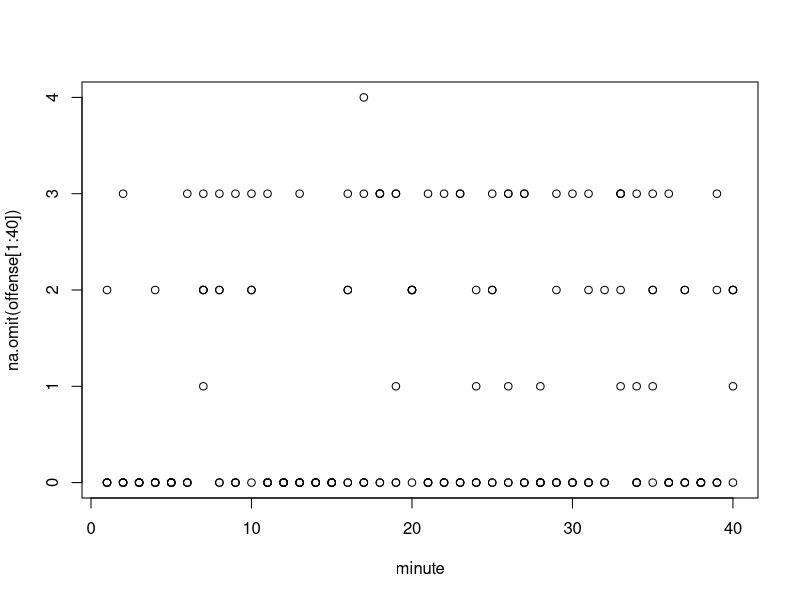
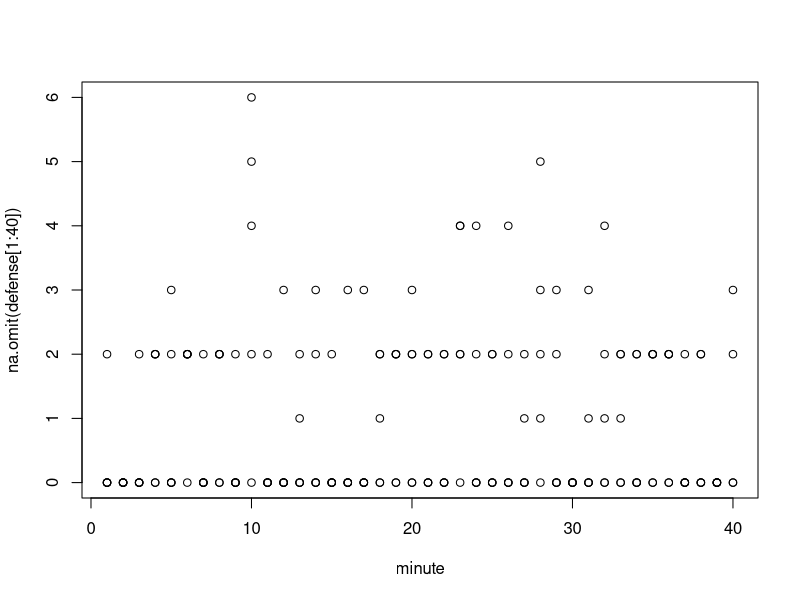
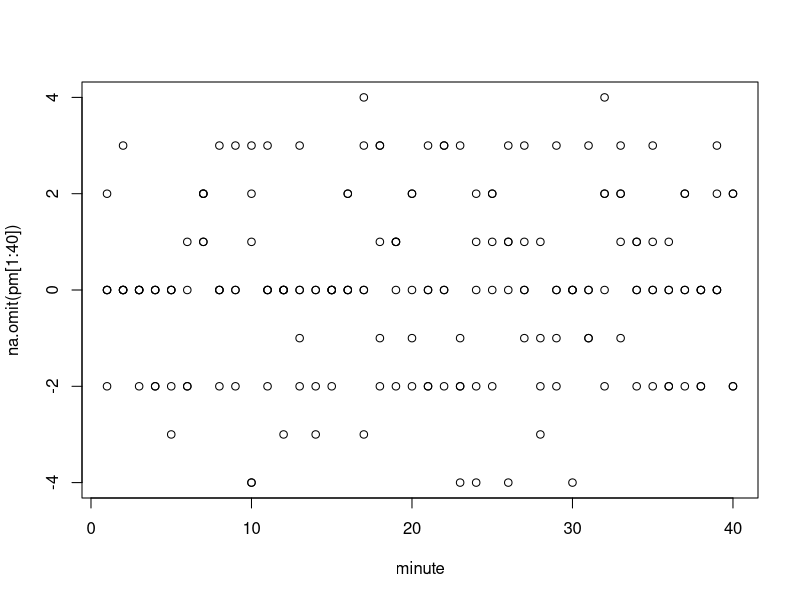
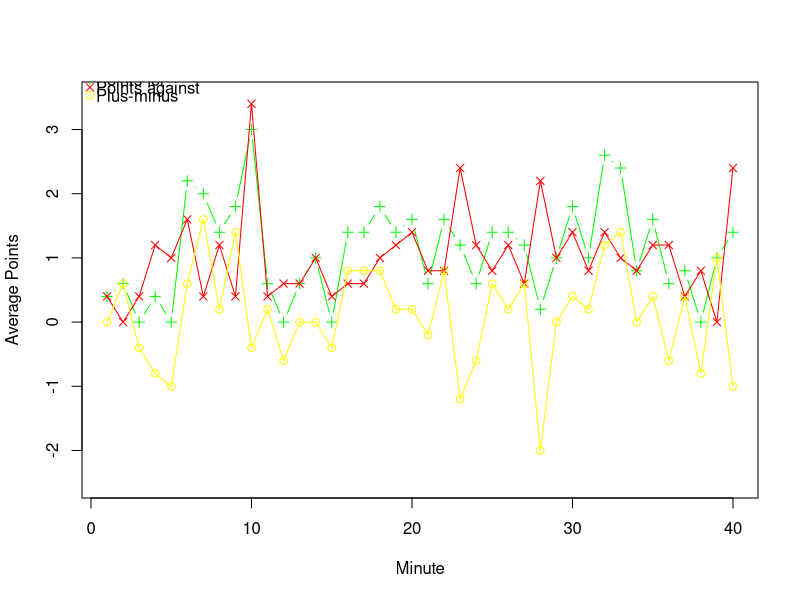
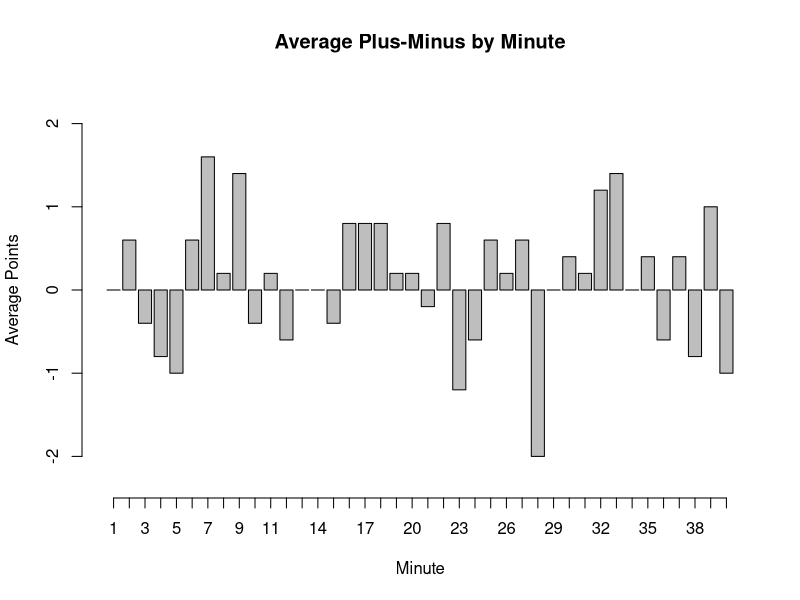
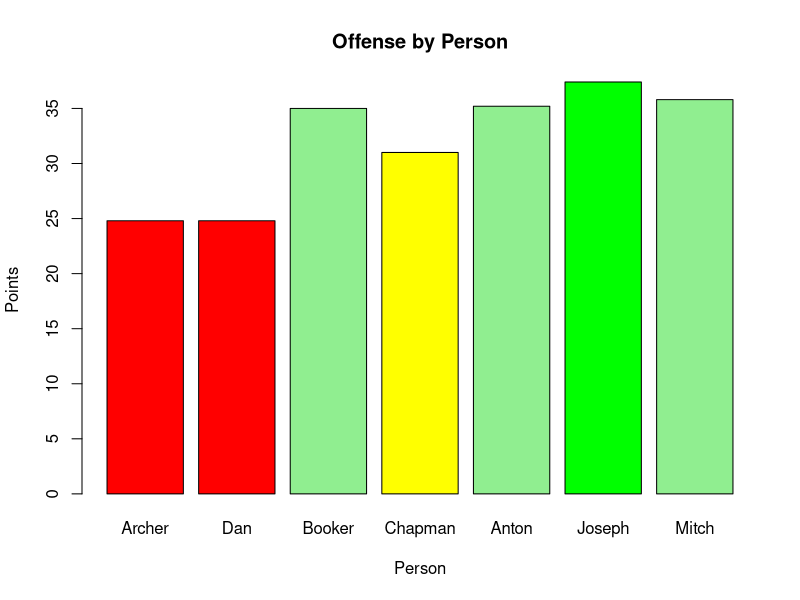
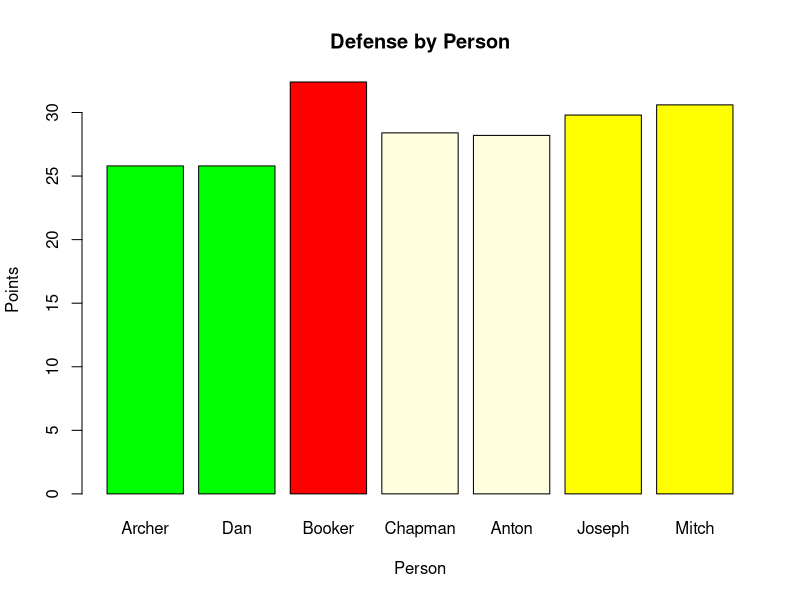
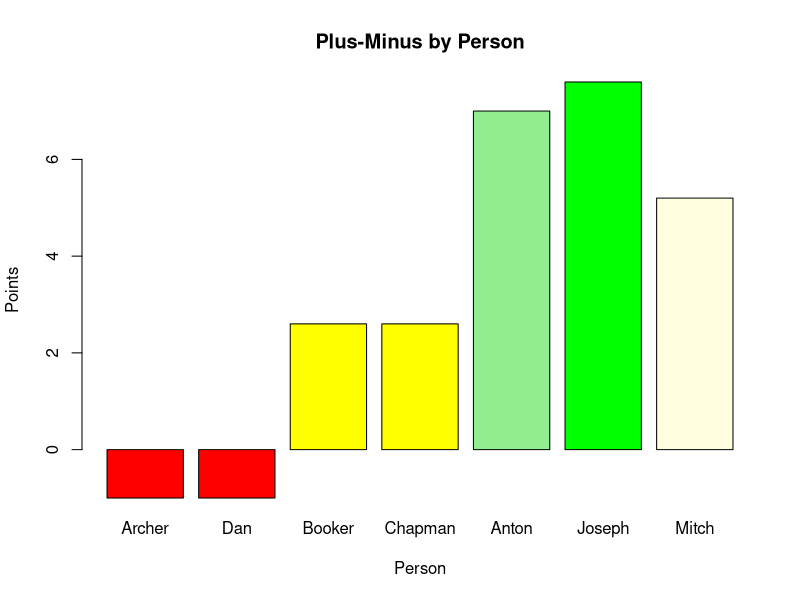

R code for these plots, in order:
# set working directory
setwd("C:/Users/linni/OneDrive/Desktop/Personal/Practice_Programming/Slay-Ups-Stats")

# read data
data2 = read.csv("Data/Slay-Ups-By_Minute.csv")
attach(data2)

# offense
offense = c(game1_off, game2_off, game3_off, game4_off, game5_off, game6_off,
            game7_off, game8_off, game9_off, game10_off, game11_off, game12_off,
            game13_off, game14_off, game15_off, game16_off, game17_off,
            game18_off, game19_off, game20_off, game21_off, game22_off,
            game23_off, game24_off, game25_off,game26_off, game27_off)

# defense
defense = c(game1_def, game2_def, game3_def, game4_def, game5_def, game6_def,
            game7_def, game8_def, game9_def, game10_def, game11_def, game12_def,
            game13_def, game14_def, game15_def, game16_def, game17_def,
            game18_def, game19_def, game20_def, game21_def, game22_def,
            game23_def, game24_def, game25_def,game26_def, game27_def)

# plus-minus
pm = offense - defense

# data columns - ADD NEW COLUMNS WHEN NEW DATA AVAILABLE
off_columns = c(2,4,6,8,10)
def_columns = c(3,5,7,9,11)

################################################################################
#                             Team Output by Minute                            #
################################################################################

# by minute offense
plot(minute, na.omit(offense[1:40]))
for (i in 2:length(off_columns)){
  points(minute, na.omit(offense[(40*i - 39):(40*i)]))}

# by minute defense
plot(minute, na.omit(defense[1:40]))
for (i in 2:length(def_columns)){
  points(minute, na.omit(defense[(40*i - 39):(40*i)]))}

# by minute plus-minus
plot(minute, na.omit(pm[1:40]))
for (i in 2:length(off_columns)){
  points(minute, na.omit(pm[(40*i - 39):(40*i)]))}

## Averages ##
mean_off_minute = rep(0,40)

for (j in 1:40){
    minute_subset = subset(data2, minute == j)
    mean_off_minute[j] = mean(colSums(minute_subset[,off_columns]))
}

mean_def_minute = rep(0,40)

for (k in 1:40){
  minute_subset = subset(data2, minute == k)
  mean_def_minute[k] = mean(colSums(minute_subset[,def_columns]))
}

mean_pm_minute = rep(0,40)

for (l in 1:40){
  minute_subset = subset(data2, minute == l)
  mean_pm_minute[l] = mean(colSums(minute_subset[,off_columns])) - mean(colSums(minute_subset[,def_columns]))
}

# plots
plot(minute, mean_off_minute, col = "green", pch = 3, type = 'b', ylim = c(-2.5, 3.5),
     ylab = "Average Points", xlab = "Minute")
points(minute, mean_def_minute, col = "red", pch = 4)
points(minute, mean_pm_minute, col = "yellow", pch = 1)
lines(minute, mean_def_minute, col = "red")
lines(minute, mean_pm_minute, col = "yellow")
legend(-1, 4, c("Points for", "Points against", "Plus-minus"),
       col = c("green", "red", "yellow"), pch = c(3,4,1), cex = 1, bty = 'n',
       x.intersp = 0.4, y.intersp = 0.4)

barplot(mean_pm_minute, names.arg = c('1','2','3','4','5','6','7','8','9','10',
        '11','12','13','14','15','16','17','18','19','20','21','22','23','24','25',
        '26', '27','28','29','30','31','32','33','34','35','36','37','38','39','40'),
        main = "Average Plus-Minus by Minute", axis.lty = 1, ylim = c(-2.5,2.5),
        ylab = "Average Points", xlab = "Minute")

################################################################################
#                               Output by person                               #
################################################################################

# set up each person's minutes
Archer = subset(data2, minute <= 4|(10 < minute & minute <= 28)|34 < minute)
Dan = subset(data2, minute <= 4|(10 < minute & minute <= 28)|34 < minute)
Booker = subset(data2, (4 < minute & minute <= 16)|22 < minute)
Chapman = subset(data2, minute <= 16|(22 < minute & minute <= 34))
Anton = subset(data2, minute <= 10|(16 < minute & minute <= 22)|28 < minute)
Joseph = subset(data2, (4 < minute & minute <= 22)|28 < minute)
Mitch = subset(data2, minute <= 10|(16 < minute & minute <= 34))

################################################################################
#                         Offensive Output by person                           #
################################################################################

# mean offensive output
Archer_off = mean(colSums(Archer[,off_columns], na.rm = TRUE))
Dan_off = mean(colSums(Dan[,off_columns], na.rm = TRUE))
Booker_off = mean(colSums(Booker[,off_columns], na.rm = TRUE))
Chapman_off = mean(colSums(Chapman[,off_columns], na.rm = TRUE))
Anton_off = mean(colSums(Anton[,off_columns], na.rm = TRUE))
Joseph_off = mean(colSums(Joseph[,off_columns], na.rm = TRUE))
Mitch_off = mean(colSums(Mitch[,off_columns], na.rm = TRUE))

barplot(c(Archer_off, Dan_off, Booker_off, Chapman_off, Anton_off, Joseph_off, Mitch_off),
        names.arg = c("Archer", "Dan", "Booker", "Chapman", "Anton", "Joseph",
        "Mitch"), col = c("red", "red", "lightgreen", "yellow","lightgreen","green",
        "lightgreen"), main = "Offense by Person", ylab = "Points", xlab = "Person")

################################################################################
#                         Defensive Output by person                           #
################################################################################

# mean defensive output
Archer_def = mean(colSums(Archer[,def_columns], na.rm = TRUE))
Dan_def = mean(colSums(Dan[,def_columns], na.rm = TRUE))
Booker_def = mean(colSums(Booker[,def_columns], na.rm = TRUE))
Chapman_def = mean(colSums(Chapman[,def_columns], na.rm = TRUE))
Anton_def = mean(colSums(Anton[,def_columns], na.rm = TRUE))
Joseph_def = mean(colSums(Joseph[,def_columns], na.rm = TRUE))
Mitch_def = mean(colSums(Mitch[,def_columns], na.rm = TRUE))

barplot(c(Archer_def,Dan_def, Booker_def, Chapman_def, Anton_def, Joseph_def, Mitch_def),
        names.arg = c("Archer", "Dan", "Booker", "Chapman", "Anton", "Joseph",
        "Mitch"), col = c("green", "green", "red", "lightyellow", "lightyellow",
        "yellow", "yellow"), main = "Defense by Person", ylab = "Points", xlab = "Person")

################################################################################
#                         Plus-Minus Output by person                          #
################################################################################

# mean plus-minus output
Archer_pm = Archer_off - Archer_def
Dan_pm = Dan_off - Dan_def
Booker_pm = Booker_off - Booker_def
Chapman_pm = Chapman_off - Chapman_def
Anton_pm = Anton_off - Anton_def
Joseph_pm = Joseph_off - Joseph_def
Mitch_pm = Mitch_off - Mitch_def

barplot(c(Archer_pm, Dan_pm, Booker_pm, Chapman_pm, Anton_pm, Joseph_pm, Mitch_pm),
        names.arg = c("Archer", "Dan", "Booker", "Chapman", "Anton", "Joseph",
        "Mitch"), col = c("red", "red", "yellow", "yellow","lightgreen","green",
        "lightyellow"), main = "Plus-Minus by Person", ylab = "Points", xlab = "Person")


plot(c(1,2,3,4,5,6,7), c(Archer_pm,Dan_pm, Booker_pm, Chapman_pm, Anton_pm, Joseph_pm,
        Mitch_pm), xaxt = 'n', xlab = "Person", ylab = "Plus-Minus", ylim = c(-1.5,10),
     pch = 4, main = "Plus-Minus by Person")
axis(1, at = c(1,2,3,4,5,6,7) , c("Archer", "Dan", "Booker", "Chapman", "Anton", "Joseph",
               "Mitch"))

################################################################################
#                               OFFENSE BY LINEUP                              #
################################################################################

starters = subset(data2, minute <= 4)
linn_sub1 = subset(data2, 4 < minute & minute <= 10)
AM_sub = subset(data2, 10 < minute & minute <= 16)
jamess_sub = subset(data2, 16 < minute & minute <= 22)
JOAN_sub = subset(data2, 22 < minute & minute <= 28)
linn_sub2 = subset(data2, 28 < minute & minute <= 34)
end = subset(data2, 34 < minute)


starters_off = mean(colSums(starters[,off_columns], na.rm = TRUE))
linn_sub1_off = mean(colSums(linn_sub1[,off_columns], na.rm = TRUE))
AM_sub_off = mean(colSums(AM_sub[,off_columns], na.rm = TRUE))
jamess_sub_off = mean(colSums(jamess_sub[,off_columns], na.rm = TRUE))
JOAN_sub_off = mean(colSums(JOAN_sub[,off_columns], na.rm = TRUE))
linn_sub2_off = mean(colSums(linn_sub2[,off_columns], na.rm = TRUE))
end_off = mean(colSums(end[,off_columns], na.rm = TRUE))

barplot(c(starters_off, linn_sub1_off, AM_sub_off, jamess_sub_off, JOAN_sub_off,
          linn_sub2_off, end_off), names.arg = c("Starters", "Linnings Off (1)",
          "Anton/Mitch Off", "James' Off", "Jo/Anton Off", "Linnings Off (2)",
          "Endgame"), main = "Offense by Lineup", ylab = "Points", xlab = "Lineup")


################################################################################
#                               DEFENSE BY LINEUP                              #
################################################################################

starters_def = mean(colSums(starters[,def_columns], na.rm = TRUE))
linn_sub1_def = mean(colSums(linn_sub1[,def_columns], na.rm = TRUE))
AM_sub_def = mean(colSums(AM_sub[,def_columns], na.rm = TRUE))
jamess_sub_def = mean(colSums(jamess_sub[,def_columns], na.rm = TRUE))
JOAN_sub_def = mean(colSums(JOAN_sub[,def_columns], na.rm = TRUE))
linn_sub2_def = mean(colSums(linn_sub2[,def_columns], na.rm = TRUE))
end_def = mean(colSums(end[,def_columns], na.rm = TRUE))

barplot(c(starters_def, linn_sub1_def, AM_sub_def, jamess_sub_def, JOAN_sub_def,
          linn_sub2_def, end_def), names.arg = c("Starters", "Linnings Off (1)",
          "Anton/Mitch Off", "James' Off", "Jo/Anton Off", "Linnings Off (2)",
          "Endgame"), main = "Defense by Lineup", ylab = "Points", xlab = "Lineup")

################################################################################
#                               PLUS-MINUS BY LINEUP                           #
################################################################################

starters_pm = starters_off - starters_def
linn_sub1_pm = linn_sub1_off - linn_sub1_def 
AM_sub_pm = AM_sub_off - AM_sub_def
jamess_sub_pm = jamess_sub_off - jamess_sub_def
JOAN_sub_pm = JOAN_sub_off - JOAN_sub_def
linn_sub2_pm = linn_sub2_off - linn_sub2_def 
end_pm = end_off - end_def

barplot(c(starters_pm, linn_sub1_pm, AM_sub_pm, jamess_sub_pm, JOAN_sub_pm,
          linn_sub2_pm, end_pm), names.arg = c("Starters", "Linnings Off (1)",
          "Anton/Mitch Off", "James' Off", "Jo/Anton Off", "Linnings Off (2)",
          "Endgame"), main = "Plus-Minus by Lineup", ylab = "Points", xlab = "Lineup")
